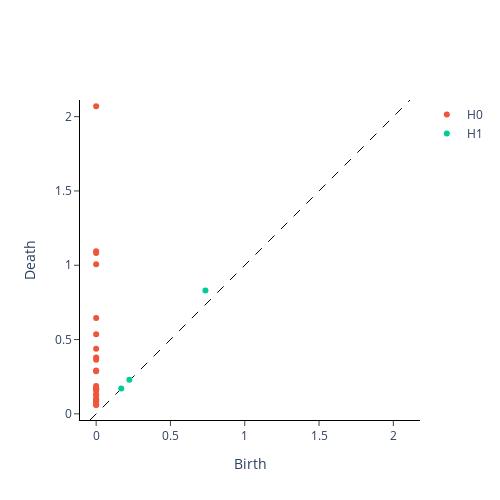
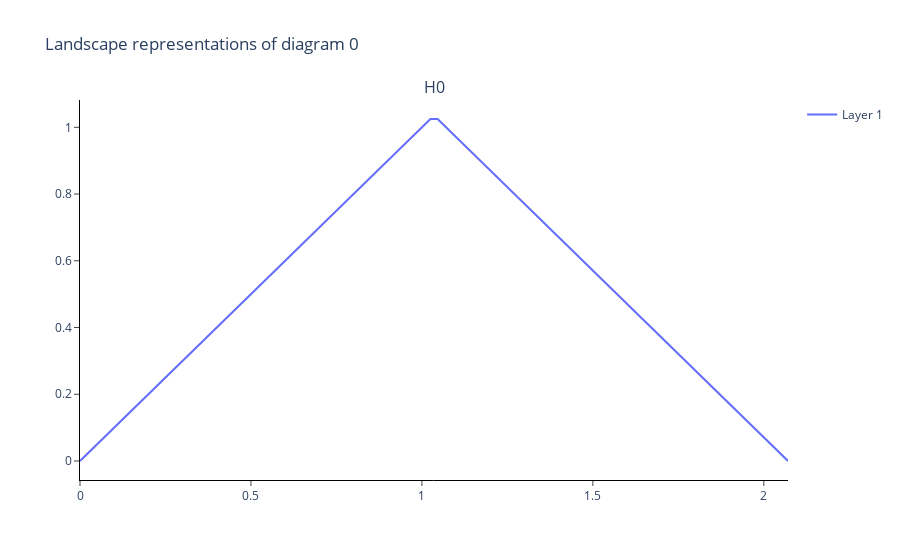

Here is the notebook cell these charts were saved with, in order:
### Code cell
# Plot the persistence diagram and landscape for a random point cloud sliding window
pointcloud = df['E2'][0]

vrp = VietorisRipsPersistence()
plt.figure()
vrp.fit_transform_plot(pointcloud.reshape(1, *pointcloud.shape))
plt.show()

pl = PersistenceLandscape()
persistencediagram = vrp.fit_transform(pointcloud.reshape(1, *pointcloud.shape))
landscapedata = pl.fit_transform(persistencediagram)
fig = pl.plot(landscapedata, 
    homology_dimensions = [0], 
    plotly_params=None)
fig.show()

### Figure 1 — Plotly figure (JSON) as saved in the notebook; plotly's stock layout.template omitted (floating-point values rounded to 4 significant figures)
{"data": [{"hoverinfo": "none", "line": {"color": "black", "dash": "dash", "width": 1}, "mode": "lines", "showlegend": false, "type": "scatter", "x": [-0.04141, 2.112], "y": [-0.04141, 2.112]}, {"hoverinfo": "text", "hovertext": ["(0.0, 0.05957780405879021)", "(0.0, 0.061900604516267776)", "(0.0, 0.07947178184986115)", "(0.0, 0.08325862884521484)", "(0.0, 0.08792951703071594)", "(0.0, 0.09588058292865753)", "(0.0, 0.10307275503873825)", "(0.0, 0.12443967163562775)", "(0.0, 0.13364040851593018)", "(0.0, 0.15984047949314117)", "(0.0, 0.1637604534626007)", "(0.0, 0.16557367146015167)", "(0.0, 0.16813671588897705)", "(0.0, 0.17191550135612488)", "(0.0, 0.1877962052822113)", "(0.0, 0.28665804862976074)", "(0.0, 0.2909620404243469)", "(0.0, 0.3644445836544037)", "(0.0, 0.37940922379493713)", "(0.0, 0.4388168454170227)", "(0.0, 0.5361328125)", "(0.0, 0.6457958817481995)", "(0.0, 1.0061556100845337)", "(0.0, 1.082876205444336)", "(0.0, 1.0944476127624512)", "(0.0, 2.0706756114959717)"], "mode": "markers", "name": "H0", "type": "scatter", "x": [0.0, 0.0, 0.0, 0.0, 0.0, 0.0, 0.0, 0.0, 0.0, 0.0, 0.0, 0.0, 0.0, 0.0, 0.0, 0.0, 0.0, 0.0, 0.0, 0.0, 0.0, 0.0, 0.0, 0.0, 0.0, 0.0], "y": [0.05958, 0.0619, 0.07947, 0.08326, 0.08793, 0.09588, 0.1031, 0.1244, 0.1336, 0.1598, 0.1638, 0.1656, 0.1681, 0.1719, 0.1878, 0.2867, 0.291, 0.3644, 0.3794, 0.4388, 0.5361, 0.6458, 1.006, 1.083, 1.094, 2.071]}, {"hoverinfo": "text", "hovertext": ["(0.7354840636253357, 0.8297547101974487)", "(0.22358864545822144, 0.23016862571239471)", "(0.16874346137046814, 0.1697426736354828)"], "mode": "markers", "name": "H1", "type": "scatter", "x": [0.7355, 0.2236, 0.1687], "y": [0.8298, 0.2302, 0.1697]}], "layout": {"height": 500, "plot_bgcolor": "white", "width": 500, "xaxis": {"autorange": false, "exponentformat": "e", "linecolor": "black", "linewidth": 1, "mirror": false, "range": [-0.04141, 2.112], "showexponent": "all", "showline": true, "side": "bottom", "ticks": "outside", "title": {"text": "Birth"}, "type": "linear", "zeroline": true}, "yaxis": {"autorange": false, "exponentformat": "e", "linecolor": "black", "linewidth": 1, "mirror": false, "range": [-0.04141, 2.112], "scaleanchor": "x", "scaleratio": 1, "showexponent": "all", "showline": true, "side": "left", "ticks": "outside", "title": {"text": "Death"}, "type": "linear", "zeroline": true}}}

### Figure 2 — Plotly figure (JSON) as saved in the notebook; plotly's stock layout.template omitted (floating-point values rounded to 4 significant figures)
{"data": [{"hoverinfo": "none", "mode": "lines", "name": "Layer 1", "showlegend": true, "type": "scatter", "x": [0.0, 0.02092, 0.04183, 0.06275, 0.08366, 0.1046, 0.1255, 0.1464, 0.1673, 0.1882, 0.2092, 0.2301, 0.251, 0.2719, 0.2928, 0.3137, 0.3347, 0.3556, 0.3765, 0.3974, 0.4183, 0.4392, 0.4602, 0.4811, 0.502, 0.5229, 0.5438, 0.5647, 0.5856, 0.6066, 0.6275, 0.6484, 0.6693, 0.6902, 0.7111, 0.7321, 0.753, 0.7739, 0.7948, 0.8157, 0.8366, 0.8576, 0.8785, 0.8994, 0.9203, 0.9412, 0.9621, 0.983, 1.004, 1.025, 1.046, 1.067, 1.088, 1.109, 1.129, 1.15, 1.171, 1.192, 1.213, 1.234, 1.255, 1.276, 1.297, 1.318, 1.339, 1.36, 1.38, 1.401, 1.422, 1.443, 1.464, 1.485, 1.506, 1.527, 1.548, 1.569, 1.59, 1.611, 1.631, 1.652, 1.673, 1.694, 1.715, 1.736, 1.757, 1.778, 1.799, 1.82, 1.841, 1.862, 1.882, 1.903, 1.924, 1.945, 1.966, 1.987, 2.008, 2.029, 2.05, 2.071], "xaxis": "x", "y": [0.0, 0.02092, 0.04183, 0.06275, 0.08366, 0.1046, 0.1255, 0.1464, 0.1673, 0.1882, 0.2092, 0.2301, 0.251, 0.2719, 0.2928, 0.3137, 0.3347, 0.3556, 0.3765, 0.3974, 0.4183, 0.4392, 0.4602, 0.4811, 0.502, 0.5229, 0.5438, 0.5647, 0.5856, 0.6066, 0.6275, 0.6484, 0.6693, 0.6902, 0.7111, 0.7321, 0.753, 0.7739, 0.7948, 0.8157, 0.8366, 0.8576, 0.8785, 0.8994, 0.9203, 0.9412, 0.9621, 0.983, 1.004, 1.025, 1.025, 1.004, 0.983, 0.9621, 0.9412, 0.9203, 0.8994, 0.8785, 0.8576, 0.8366, 0.8157, 0.7948, 0.7739, 0.753, 0.7321, 0.7111, 0.6902, 0.6693, 0.6484, 0.6275, 0.6066, 0.5856, 0.5647, 0.5438, 0.5229, 0.502, 0.4811, 0.4602, 0.4392, 0.4183, 0.3974, 0.3765, 0.3556, 0.3347, 0.3137, 0.2928, 0.2719, 0.251, 0.2301, 0.2092, 0.1882, 0.1673, 0.1464, 0.1255, 0.1046, 0.08366, 0.06275, 0.04183, 0.02092, 0.0], "yaxis": "y"}], "layout": {"annotations": [{"font": {"size": 16}, "showarrow": false, "text": "H0", "x": 0.5, "xanchor": "center", "xref": "paper", "y": 1, "yanchor": "bottom", "yref": "paper"}], "plot_bgcolor": "white", "title": {"text": "Landscape representations of diagram 0"}, "xaxis": {"anchor": "y", "domain": [0, 1], "exponentformat": "e", "linecolor": "black", "linewidth": 1, "mirror": false, "showexponent": "all", "showline": true, "side": "bottom", "ticks": "outside", "type": "linear", "zeroline": true}, "yaxis": {"anchor": "x", "domain": [0, 1], "exponentformat": "e", "linecolor": "black", "linewidth": 1, "mirror": false, "showexponent": "all", "showline": true, "side": "left", "ticks": "outside", "type": "linear", "zeroline": true}}}
